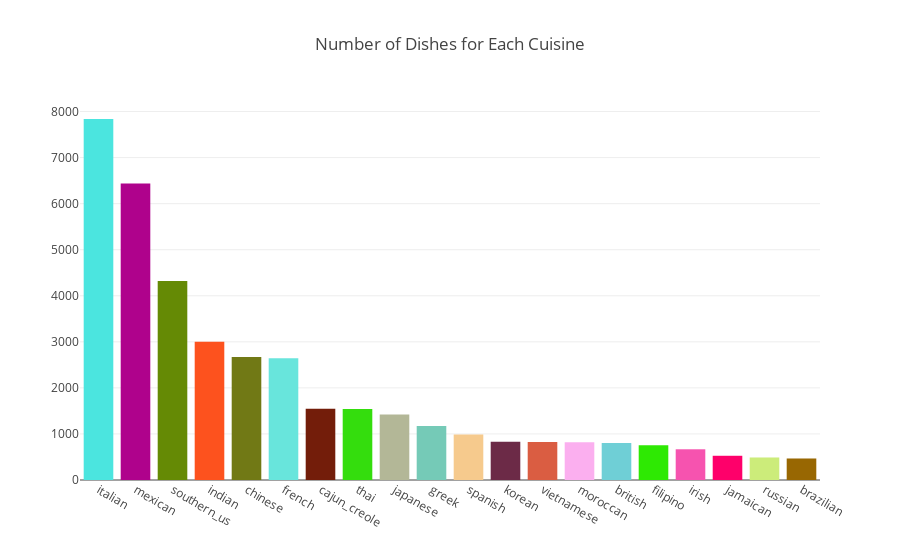

Notebook code cell kept with this figure:
### Code cell
picture = [go.Bar(
            x=cuisine_data['Cuisine'],
            y= cuisine_data['Total'],
            marker = dict(color = random_colours(20))
    )]

layout = go.Layout(
    title='Number of Dishes for Each Cuisine',
)

fig = go.Figure(data=picture, layout=layout)
py.iplot(fig, filename='basic-bar')

### Figure 1 — Plotly figure (JSON) as saved in the notebook; plotly's stock layout.template omitted (floating-point values rounded to 4 significant figures)
{"data": [{"marker": {"color": ["#4BE5DF", "#AF028C", "#658A05", "#FD521E", "#717915", "#68E5DC", "#731D0A", "#34DD0D", "#B3B797", "#75CAB7", "#F6CA8D", "#6C2A47", "#DA5D42", "#FBAFEF", "#6FCFD6", "#2EE903", "#F653AF", "#FE006A", "#CCEC7A", "#986702"]}, "type": "bar", "uid": "09b5f542-2901-42bd-a91d-84ff1d511c22", "x": ["italian", "mexican", "southern_us", "indian", "chinese", "french", "cajun_creole", "thai", "japanese", "greek", "spanish", "korean", "vietnamese", "moroccan", "british", "filipino", "irish", "jamaican", "russian", "brazilian"], "y": [7838, 6438, 4320, 3003, 2673, 2646, 1546, 1539, 1423, 1175, 989, 830, 825, 821, 804, 755, 667, 526, 489, 467]}], "layout": {"title": {"text": "Number of Dishes for Each Cuisine"}}}
